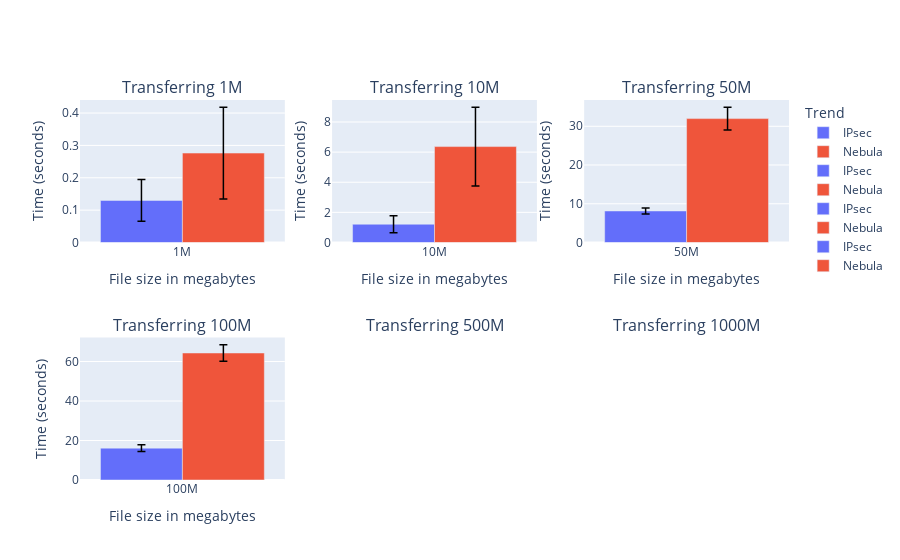

This figure's notebook cell:
### Code cell
# fig = go.Figure()

fig = make_subplots(rows=2, cols=3,
                   subplot_titles=("Transferring 1M", 
                                   "Transferring 10M",
                                  "Transferring 50M",
                                  "Transferring 100M",
                                  "Transferring 500M",
                                  "Transferring 1000M")
                   )

# 1M IPsec
fig.add_trace(
    go.Bar(
        name='IPsec',
        x=ipsec_m1_mean_df['size'],
        y=ipsec_m1_mean_df.seconds,
        marker=dict(color="#636EFA"),
        error_y=dict(type='data', array=ipsec_m1_std_df.seconds, visible=True, thickness=1.5, color='#000000')
    ), row=1, col=1
)

# 1M Nebula 
fig.add_trace(
    go.Bar(
        name='Nebula',
        x=nebula_m1_mean_df['size'],
        y=nebula_m1_mean_df.seconds,
        marker=dict(color="#EF553B"),
        error_y=dict(type='data', array=nebula_m1_std_df.seconds, visible=True, thickness=1.5, color='#000000'),
    ), row=1, col=1
)

# 10M IPsec
fig.add_trace(
    go.Bar(
        name='IPsec',
        x=ipsec_m10_mean_df['size'],
        y=ipsec_m10_mean_df.seconds,
        marker=dict(color="#636EFA"),
        error_y=dict(type='data', array=ipsec_m10_std_df.seconds, visible=True, thickness=1.5, color='#000000')
    ), row=1, col=2
)

# 10M Nebula 
fig.add_trace(
    go.Bar(
        name='Nebula',
        x=nebula_m10_mean_df['size'],
        y=nebula_m10_mean_df.seconds,
        marker=dict(color="#EF553B"),
        error_y=dict(type='data', array=nebula_m10_std_df.seconds, visible=True, thickness=1.5, color='#000000'),
    ), row=1, col=2
)


# 50M IPsec
fig.add_trace(
    go.Bar(
        name='IPsec',
        x=ipsec_m50_mean_df['size'],
        y=ipsec_m50_mean_df.seconds,
        marker=dict(color="#636EFA"),
        error_y=dict(type='data', array=ipsec_m50_std_df.seconds, visible=True, thickness=1.5, color='#000000')
    ), row=1, col=3
)

# 50M Nebula 
fig.add_trace(
    go.Bar(
        name='Nebula',
        x=nebula_m50_mean_df['size'],
        y=nebula_m50_mean_df.seconds,
        marker=dict(color="#EF553B"),
        error_y=dict(type='data', array=nebula_m50_std_df.seconds, visible=True, thickness=1.5, color='#000000'),
    ), row=1, col=3
)

# 100M IPsec
fig.add_trace(
    go.Bar(
        name='IPsec',
        x=ipsec_m100_mean_df['size'],
        y=ipsec_m100_mean_df.seconds,
        marker=dict(color="#636EFA"),
        error_y=dict(type='data', array=ipsec_m100_std_df.seconds, visible=True, thickness=1.5, color='#000000')
    ), row=2, col=1
)

# 100M Nebula 
fig.add_trace(
    go.Bar(
        name='Nebula',
        x=nebula_m100_mean_df['size'],
        y=nebula_m100_mean_df.seconds,
        marker=dict(color="#EF553B"),
        error_y=dict(type='data', array=nebula_m100_std_df.seconds, visible=True, thickness=1.5, color='#000000'),
    ), row=2, col=1
)

# Update xaxis properties
fig.update_xaxes(title_text="File size in megabytes", row=1, col=1)
fig.update_xaxes(title_text="File size in megabytes", row=1, col=2)
fig.update_xaxes(title_text="File size in megabytes", row=1, col=3)
fig.update_xaxes(title_text="File size in megabytes", row=2, col=1)
fig.update_xaxes(title_text="File size in megabytes", row=2, col=2)
fig.update_xaxes(title_text="File size in megabytes", row=2, col=3)
# Update yaxis properties
fig.update_yaxes(title_text="Time (seconds)", row=1, col=1)
fig.update_yaxes(title_text="Time (seconds)", row=1, col=2)
fig.update_yaxes(title_text="Time (seconds)", row=1, col=3)
fig.update_yaxes(title_text="Time (seconds)", row=2, col=1)
fig.update_yaxes(title_text="Time (seconds)", row=2, col=2)
fig.update_yaxes(title_text="Time (seconds)", row=2, col=3)

fig.update_layout(
     legend_title_text='Trend'  )

fig.show()

### Figure 1 — Plotly figure (JSON) as saved in the notebook; plotly's stock layout.template omitted (floating-point values rounded to 4 significant figures)
{"data": [{"error_y": {"array": [0.06443], "color": "#000000", "thickness": 1.5, "type": "data", "visible": true}, "marker": {"color": "#636EFA"}, "name": "IPsec", "type": "bar", "x": ["1M"], "xaxis": "x", "y": [0.13], "yaxis": "y"}, {"error_y": {"array": [0.142], "color": "#000000", "thickness": 1.5, "type": "data", "visible": true}, "marker": {"color": "#EF553B"}, "name": "Nebula", "type": "bar", "x": ["1M"], "xaxis": "x", "y": [0.2763], "yaxis": "y"}, {"error_y": {"array": [0.5623], "color": "#000000", "thickness": 1.5, "type": "data", "visible": true}, "marker": {"color": "#636EFA"}, "name": "IPsec", "type": "bar", "x": ["10M"], "xaxis": "x2", "y": [1.213], "yaxis": "y2"}, {"error_y": {"array": [2.619], "color": "#000000", "thickness": 1.5, "type": "data", "visible": true}, "marker": {"color": "#EF553B"}, "name": "Nebula", "type": "bar", "x": ["10M"], "xaxis": "x2", "y": [6.367], "yaxis": "y2"}, {"error_y": {"array": [0.7633], "color": "#000000", "thickness": 1.5, "type": "data", "visible": true}, "marker": {"color": "#636EFA"}, "name": "IPsec", "type": "bar", "x": ["50M"], "xaxis": "x3", "y": [8.139], "yaxis": "y3"}, {"error_y": {"array": [2.962], "color": "#000000", "thickness": 1.5, "type": "data", "visible": true}, "marker": {"color": "#EF553B"}, "name": "Nebula", "type": "bar", "x": ["50M"], "xaxis": "x3", "y": [31.98], "yaxis": "y3"}, {"error_y": {"array": [1.685], "color": "#000000", "thickness": 1.5, "type": "data", "visible": true}, "marker": {"color": "#636EFA"}, "name": "IPsec", "type": "bar", "x": ["100M"], "xaxis": "x4", "y": [16.14], "yaxis": "y4"}, {"error_y": {"array": [4.234], "color": "#000000", "thickness": 1.5, "type": "data", "visible": true}, "marker": {"color": "#EF553B"}, "name": "Nebula", "type": "bar", "x": ["100M"], "xaxis": "x4", "y": [64.3], "yaxis": "y4"}], "layout": {"annotations": [{"font": {"size": 16}, "showarrow": false, "text": "Transferring 1M", "x": 0.1444, "xanchor": "center", "xref": "paper", "y": 1, "yanchor": "bottom", "yref": "paper"}, {"font": {"size": 16}, "showarrow": false, "text": "Transferring 10M", "x": 0.5, "xanchor": "center", "xref": "paper", "y": 1, "yanchor": "bottom", "yref": "paper"}, {"font": {"size": 16}, "showarrow": false, "text": "Transferring 50M", "x": 0.8556, "xanchor": "center", "xref": "paper", "y": 1, "yanchor": "bottom", "yref": "paper"}, {"font": {"size": 16}, "showarrow": false, "text": "Transferring 100M", "x": 0.1444, "xanchor": "center", "xref": "paper", "y": 0.375, "yanchor": "bottom", "yref": "paper"}, {"font": {"size": 16}, "showarrow": false, "text": "Transferring 500M", "x": 0.5, "xanchor": "center", "xref": "paper", "y": 0.375, "yanchor": "bottom", "yref": "paper"}, {"font": {"size": 16}, "showarrow": false, "text": "Transferring 1000M", "x": 0.8556, "xanchor": "center", "xref": "paper", "y": 0.375, "yanchor": "bottom", "yref": "paper"}], "legend": {"title": {"text": "Trend"}}, "xaxis": {"anchor": "y", "domain": [0, 0.2889], "title": {"text": "File size in megabytes"}}, "xaxis2": {"anchor": "y2", "domain": [0.3556, 0.6444], "title": {"text": "File size in megabytes"}}, "xaxis3": {"anchor": "y3", "domain": [0.7111, 1], "title": {"text": "File size in megabytes"}}, "xaxis4": {"anchor": "y4", "domain": [0, 0.2889], "title": {"text": "File size in megabytes"}}, "xaxis5": {"anchor": "y5", "domain": [0.3556, 0.6444], "title": {"text": "File size in megabytes"}}, "xaxis6": {"anchor": "y6", "domain": [0.7111, 1], "title": {"text": "File size in megabytes"}}, "yaxis": {"anchor": "x", "domain": [0.625, 1], "title": {"text": "Time (seconds)"}}, "yaxis2": {"anchor": "x2", "domain": [0.625, 1], "title": {"text": "Time (seconds)"}}, "yaxis3": {"anchor": "x3", "domain": [0.625, 1], "title": {"text": "Time (seconds)"}}, "yaxis4": {"anchor": "x4", "domain": [0, 0.375], "title": {"text": "Time (seconds)"}}, "yaxis5": {"anchor": "x5", "domain": [0, 0.375], "title": {"text": "Time (seconds)"}}, "yaxis6": {"anchor": "x6", "domain": [0, 0.375], "title": {"text": "Time (seconds)"}}}}
